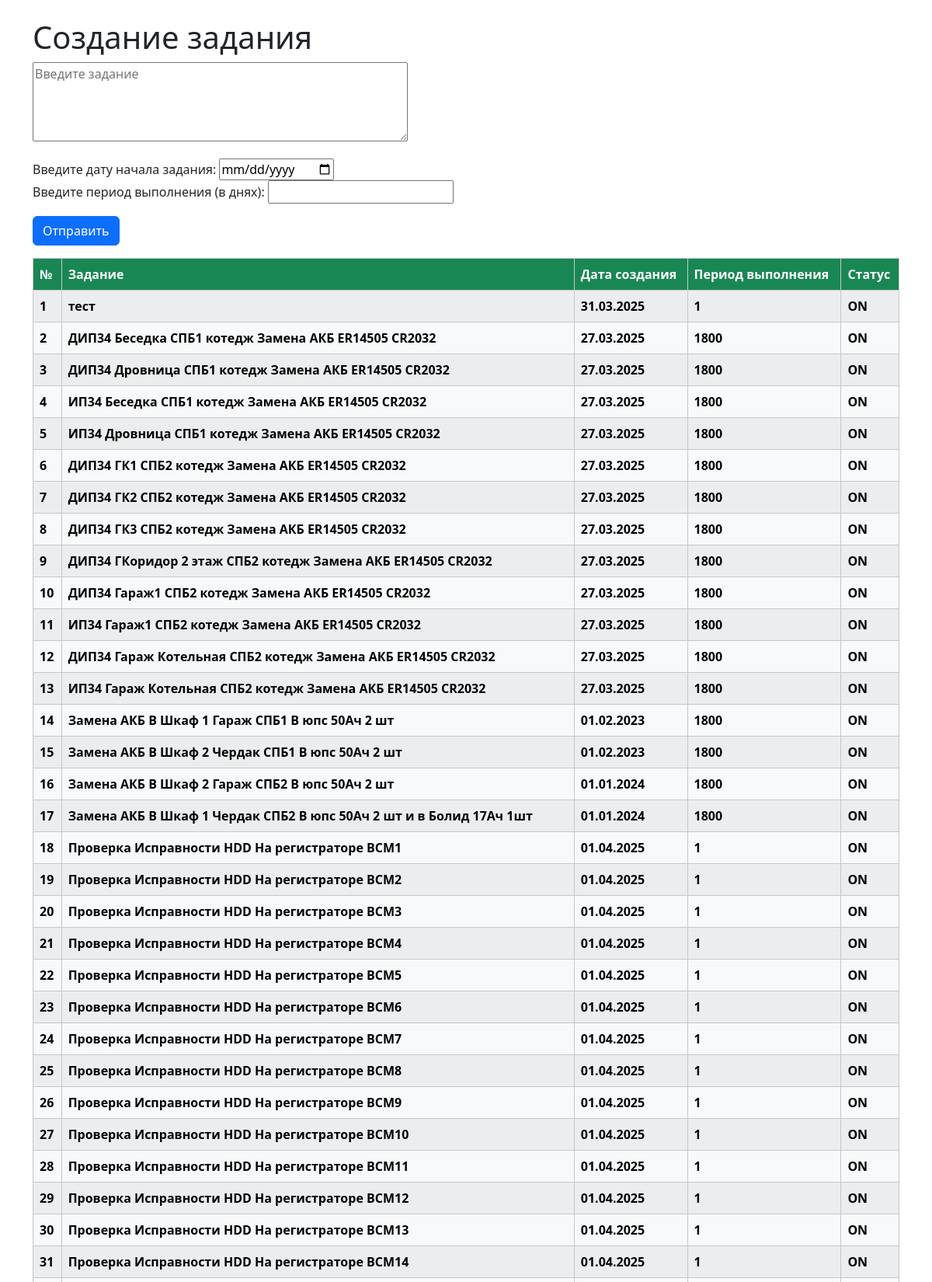
The page /pages/all_tasks (upper part) on the database its author committed.
### tables this page shows
CREATE TABLE tasks (
	id INTEGER NOT NULL, 
	task VARCHAR, 
	data_create_task VARCHAR, 
	data_task VARCHAR, 
	onoff VARCHAR, 
	PRIMARY KEY (id)
);

### app/pages/router.py (the view)
@router.get('/all_tasks')
async def get_all_task_html(request: Request, all_tasks=Depends(all_task)):
    return templates.TemplateResponse(name='all_tasks.html',
                                      context={'request': request, 'all_tasks': all_tasks})

### app/templates/all_tasks.html (shortened to what this page needs)
<!DOCTYPE html>
<html lang="ru">
<head>
    <link href="https://cdn.jsdelivr.net/npm/bootstrap@5.3.1/dist/css/bootstrap.min.css"
          rel="stylesheet"
>
</head>
<body class="container mt-4">
    <h1>Создание задания</h1>
    <p>
        <textarea rows="4" cols="50" id="task" placeholder="Введите задание"></textarea>
    </p>
    <p>
        Введите дату начала задания:
        <input id="data_create_task" type="date" />
        <br />
        Введите период выполнения (в днях):
        <input id="data_task" type="number" min="1" />
        <br />
    </p>
    <button id="saveBtn" class="btn btn-primary">Отправить</button>
    <table class="table table-striped table-light table-bordered fw-bold mt-3">
        <thead>
            <tr>
                <th scope="col" class="bg-success text-white">№</th>
                <th scope="col" class="bg-success text-white">Задание</th>
                <th scope="col" class="bg-success text-white">Дата создания</th>
                <th scope="col" class="bg-success text-white">Период выполнения</th>
                <th scope="col" class="bg-success text-white">Статус</th>
            </tr>
        </thead>
        <tbody id="taskTableBody">
            {% for task in all_tasks %}
            <tr>
                <td>{{ task.id }}</td>
                <td>{{ task.task }}</td>
                <td>{{ task.data_create_task }}</td>
                <td>{{ task.data_task }}</td>
                <td>{{ task.onoff }}</td>
            </tr>
            {% endfor %}
        </tbody>
    </table>
</body>
</html>

### app/templates/all_tasks.html (style rules this page uses)
td { overflow-wrap: break-word; word-break: break-word; }

### rows shown on the page
tasks: id "1", task "тест", data_create_task "31.03.2025", data_task "1", onoff "ON"
tasks: id "2", task "ДИП34 Беседка СПБ1 котедж Замена АКБ ER14505 CR2032", data_create_task "27.03.2025", data_task "1800", onoff "ON"
tasks: id "3", task "ДИП34 Дровница СПБ1 котедж Замена АКБ ER14505 CR2032", data_create_task "27.03.2025", data_task "1800", onoff "ON"
tasks: id "4", task "ИП34 Беседка СПБ1 котедж Замена АКБ ER14505 CR2032", data_create_task "27.03.2025", data_task "1800", onoff "ON"
tasks: id "5", task "ИП34 Дровница СПБ1 котедж Замена АКБ ER14505 CR2032", data_create_task "27.03.2025", data_task "1800", onoff "ON"
tasks: id "6", task "ДИП34 ГК1 СПБ2 котедж Замена АКБ ER14505 CR2032", data_create_task "27.03.2025", data_task "1800", onoff "ON"
tasks: id "7", task "ДИП34 ГК2 СПБ2 котедж Замена АКБ ER14505 CR2032", data_create_task "27.03.2025", data_task "1800", onoff "ON"
tasks: id "8", task "ДИП34 ГК3 СПБ2 котедж Замена АКБ ER14505 CR2032", data_create_task "27.03.2025", data_task "1800", onoff "ON"
tasks: id "9", task "ДИП34 ГКоридор 2 этаж СПБ2 котедж Замена АКБ ER14505 CR2032", data_create_task "27.03.2025", data_task "1800", onoff "ON"
tasks: id "10", task "ДИП34 Гараж1 СПБ2 котедж Замена АКБ ER14505 CR2032", data_create_task "27.03.2025", data_task "1800", onoff "ON"
tasks: id "11", task "ИП34 Гараж1 СПБ2 котедж Замена АКБ ER14505 CR2032", data_create_task "27.03.2025", data_task "1800", onoff "ON"
tasks: id "12", task "ДИП34 Гараж Котельная СПБ2 котедж Замена АКБ ER14505 CR2032", data_create_task "27.03.2025", data_task "1800", onoff "ON"
tasks: id "13", task "ИП34 Гараж Котельная СПБ2 котедж Замена АКБ ER14505 CR2032", data_create_task "27.03.2025", data_task "1800", onoff "ON"
tasks: id "14", task "Замена АКБ В Шкаф 1 Гараж СПБ1 В юпс 50Ач 2 шт", data_create_task "01.02.2023", data_task "1800", onoff "ON"
tasks: id "15", task "Замена АКБ В Шкаф 2 Чердак СПБ1 В юпс 50Ач 2 шт", data_create_task "01.02.2023", data_task "1800", onoff "ON"
tasks: id "16", task "Замена АКБ В Шкаф 2 Гараж СПБ2 В юпс 50Ач 2 шт", data_create_task "01.01.2024", data_task "1800", onoff "ON"
tasks: id "17", task "Замена АКБ В Шкаф 1 Чердак СПБ2 В юпс 50Ач 2 шт и в Болид 17Ач 1шт", data_create_task "01.01.2024", data_task "1800", onoff "ON"
tasks: id "18", task "Проверка Исправности HDD На регистраторе ВСМ1", data_create_task "01.04.2025", data_task "1", onoff "ON"
tasks: id "19", task "Проверка Исправности HDD На регистраторе ВСМ2", data_create_task "01.04.2025", data_task "1", onoff "ON"
tasks: id "20", task "Проверка Исправности HDD На регистраторе ВСМ3", data_create_task "01.04.2025", data_task "1", onoff "ON"
tasks: id "21", task "Проверка Исправности HDD На регистраторе ВСМ4", data_create_task "01.04.2025", data_task "1", onoff "ON"
tasks: id "22", task "Проверка Исправности HDD На регистраторе ВСМ5", data_create_task "01.04.2025", data_task "1", onoff "ON"
tasks: id "23", task "Проверка Исправности HDD На регистраторе ВСМ6", data_create_task "01.04.2025", data_task "1", onoff "ON"
tasks: id "24", task "Проверка Исправности HDD На регистраторе ВСМ7", data_create_task "01.04.2025", data_task "1", onoff "ON"
tasks: id "25", task "Проверка Исправности HDD На регистраторе ВСМ8", data_create_task "01.04.2025", data_task "1", onoff "ON"
tasks: id "26", task "Проверка Исправности HDD На регистраторе ВСМ9", data_create_task "01.04.2025", data_task "1", onoff "ON"
tasks: id "27", task "Проверка Исправности HDD На регистраторе ВСМ10", data_create_task "01.04.2025", data_task "1", onoff "ON"
tasks: id "28", task "Проверка Исправности HDD На регистраторе ВСМ11", data_create_task "01.04.2025", data_task "1", onoff "ON"
tasks: id "29", task "Проверка Исправности HDD На регистраторе ВСМ12", data_create_task "01.04.2025", data_task "1", onoff "ON"
tasks: id "30", task "Проверка Исправности HDD На регистраторе ВСМ13", data_create_task "01.04.2025", data_task "1", onoff "ON"
tasks: id "31", task "Проверка Исправности HDD На регистраторе ВСМ14", data_create_task "01.04.2025", data_task "1", onoff "ON"
